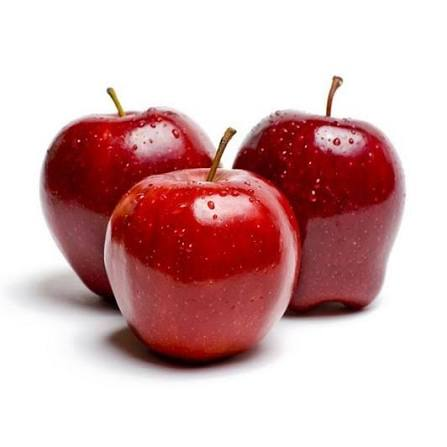
#> input picture Hafta4/Ders2/elma1.jpg, 447 x 447 px
$ python renkuzayinindegistirilmesi_hsv.py
#> lines starting #> are read from the running program, lines starting #| are printed output that depends on the picture
import cv2 as cv

img = cv.imread("elma1.jpg")
#> img is the input picture: shape (447, 447, 3); mean B, G, R 179.1, 178.5, 214.1
cv.namedWindow("RGB", cv.WINDOW_AUTOSIZE)
cv.imshow("RGB", img)
cv.waitKey(1)

gray = cv.cvtColor(img, cv.COLOR_BGR2GRAY)
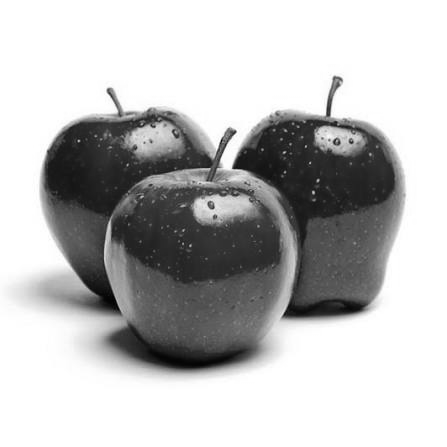
#> gray: shape (447, 447); min 1, max 255, mean 189.2
cv.imshow("GRAY", gray)
cv.waitKey(1)

hsv = cv.cvtColor(img, cv.COLOR_BGR2HSV)
#> hsv: shape (447, 447, 3); mean H, S, V 42.8, 65.6, 214.2
cv.imshow("HSV", hsv)
cv.waitKey(1)

cv.waitKey(0)
cv.destroyAllWindows()
